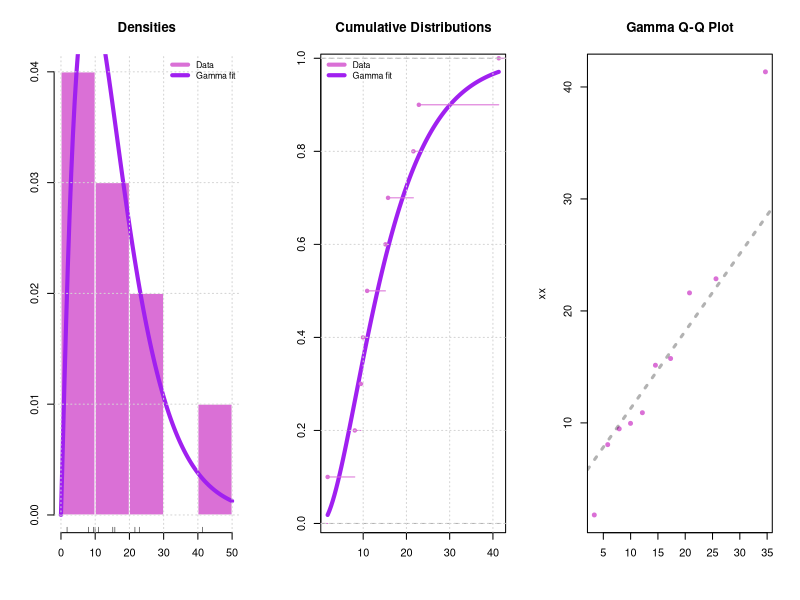

Reproduce this figure in R.
# The data
xx <- c(9.47, 10.91, 41.35, 8.06, 15.15, 1.78, 21.61, 22.87, 9.96, 15.75)

# The MLE
beta_hat <- function(x) 1/mean(x)

# The (estimated) SE
se_hat <- function(x) abs(beta_hat(x))/sqrt(length(x))

# The Normal quantiles
alpha = 0.1
qq <- -qnorm(alpha/2)



qq

# Point estimate
round( beta_hat(xx), 3)
## [1] 0.064

# Asymptotic confidence interval (alternativa più chiara)
lower_bound <- beta_hat(xx) - qq * se_hat(xx)
upper_bound <- beta_hat(xx) + qq * se_hat(xx)

# Output finale in un formato più leggibile
round(c(lower_bound, upper_bound), 3)


# Asymptotic confidence interval
round( beta_hat(xx) + c(-1,+1)*qq*se_hat(xx), 3)



#### alternative version:.

# The data
xx <- c(9.47, 10.91, 41.35, 8.06, 15.15, 1.78, 21.61, 22.87, 9.96, 15.75)

# The MLE
beta_hat <- function(x) 1/mean(x)

# The (estimated) SE
se_hat <- function(x) abs(beta_hat(x))/sqrt(length(x))

# The Normal quantiles
alpha <- 0.1
qq <- qnorm(1 - alpha/2)  # Correzione del segno

# Point estimate
round(beta_hat(xx), 3)

# Asymptotic confidence interval (alternativa più chiara)
lower_bound <- beta_hat(xx) - qq * se_hat(xx)
upper_bound <- beta_hat(xx) + qq * se_hat(xx)

# Output finale in un formato più leggibile
round(c(lower_bound, upper_bound), 3)


require(MASS, quietly = TRUE)

??MASS

# Load the package
require(MASS, quietly = TRUE)


# For the Gamma model, the starting values for the quasi-Newton
# optimization method are not required.

gamma_fit <- fitdistr(xx, "gamma")
gamma_fit # maximum likelihood estimates with their (approximated) SE's


# Extract the estimates
shape_hat <- gamma_fit$estimate["shape"]
rate_hat <- gamma_fit$estimate["rate"]

# Extract MLE's full var/covar matrix
Sigma <- gamma_fit$vcov

# MLE for the population mean, by equivariace:
mean_hat <- shape_hat/rate_hat

# Function to evaluate the Jacobian of the transformation
grad <- function(shape, rate) c( 1/rate, -shape/(rate^2) ) # Jacobian of the transf.

# Standard error of <mean_hat> via delta-method
se_var <- sqrt( t(grad(shape_hat, rate_hat)) %*% Sigma %*% grad(shape_hat, rate_hat) )
round( se_var, 3 )


# Asymptotic confidence interval at 1% for the population mean (in minutes)
round( mean_hat + c(-1, +1) * qq * c(se_var), 3)

par(mfrow = c(1, 3))


### PDF
hist(xx, probability = TRUE, breaks = 5, col = "orchid", border = "white",
     xlab = "", ylab = "", main = "Densities")
curve( dgamma(x, shape = shape_hat, rate = rate_hat),
       lwd = 4, col = "purple", add = TRUE)
rug(xx)
grid()
legend("topright", c("Data", "Gamma fit"), lwd = 4, col = c("orchid", "purple"),
       bty = "n", cex = .8)


### CDF
curve( pgamma(x, shape = shape_hat, rate = rate_hat),
       from = min(xx), to = max(xx),
       lwd = 4, col = "purple", xlab = "", ylab = "",
       main = "Cumulative Distributions" )
plot( ecdf( xx ), col = "orchid", cex = .7, add = TRUE)
grid()
legend("topleft", c("Data", "Gamma fit"), lwd = 4, col = c("orchid", "purple"),
       bty = "n", cex = .8)


### QQ-Plot / Compare empirical vs theoretical quantiles at various levels
qqplot(qgamma(ppoints(length(xx)), shape = shape_hat, rate = rate_hat), xx,
       pch = 19, cex = .8, col = "orchid",
       main = "Gamma Q-Q Plot", xlab = "")
qqline(xx, distribution = function(p) qgamma(p, shape = shape_hat, rate = rate_hat),
       prob = c(0.1, 0.6), col = rgb(0,0,0,.3), lty = 3, lwd = 3)

